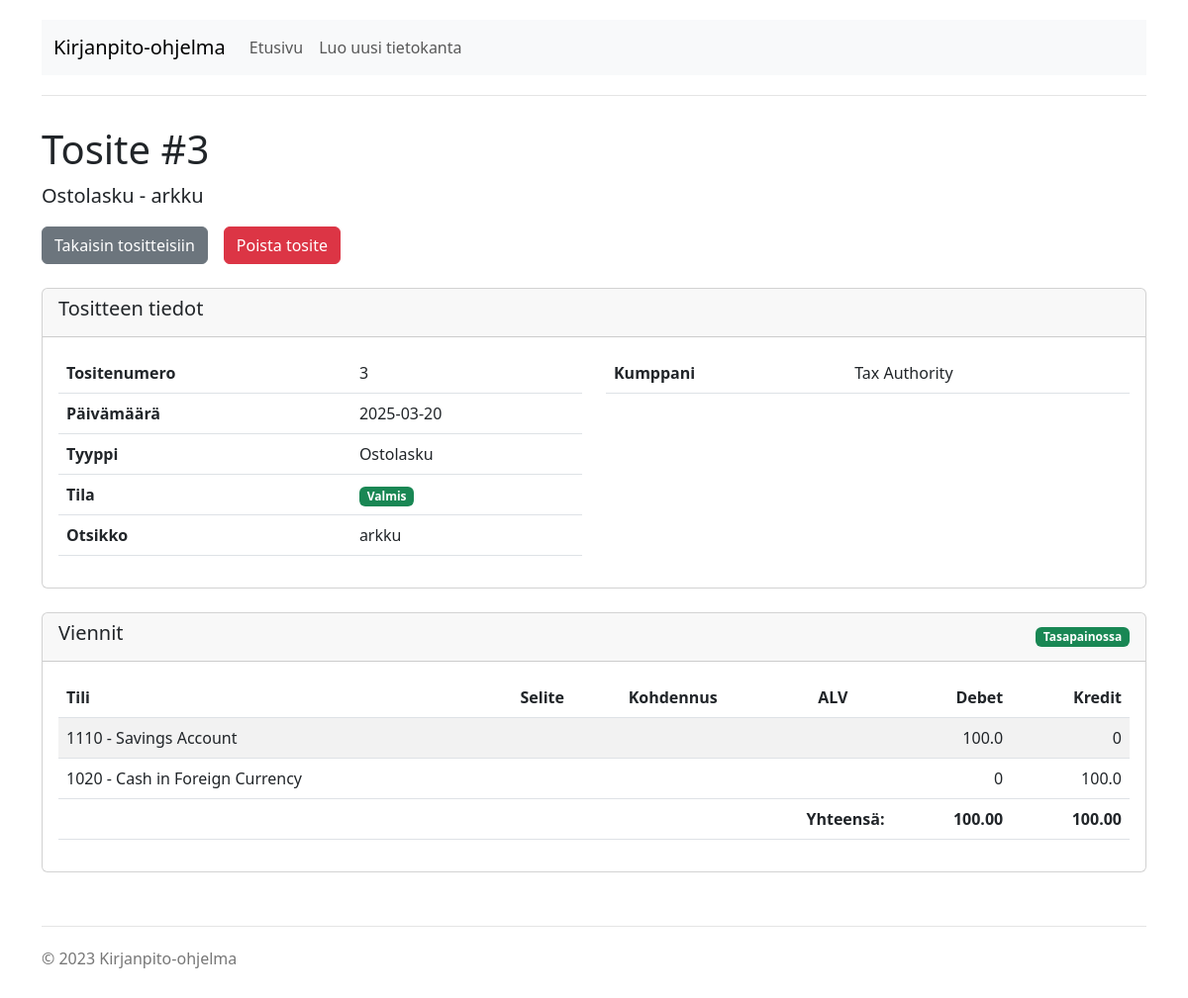
/db/markus_kivipuro_d68af4bb.db/vouchers/3, run on the app's committed database.
### tables this page shows
CREATE TABLE Tosite (
            id INTEGER PRIMARY KEY AUTOINCREMENT NOT NULL,
            pvm DATE,
            tyyppi INTEGER,
            tila INTEGER DEFAULT 100,
            tunniste INTEGER,
            sarja VARCHAR(10),
            otsikko TEXT,
            kumppani INTEGER REFERENCES Kumppani(id),
            laskupvm DATE,
            erapvm DATE,
            viite VARCHAR(64),
            json TEXT
        );

CREATE TABLE Kumppani (
            id INTEGER PRIMARY KEY AUTOINCREMENT NOT NULL,
            nimi VARCHAR(255),
            alvtunnus VARCHAR(20),
            json TEXT
        );

CREATE TABLE Vienti (
            id INTEGER PRIMARY KEY AUTOINCREMENT NOT NULL,
            rivi INTEGER NOT NULL,
            tosite INTEGER REFERENCES Tosite(id) ON DELETE CASCADE,
            tyyppi INTEGER DEFAULT 0,
            pvm DATE,
            tili INTEGER REFERENCES Tili(numero) ON DELETE RESTRICT,
            kohdennus INTEGER DEFAULT 0 REFERENCES Kohdennus(id) ON DELETE RESTRICT,
            selite TEXT,
            debetsnt BIGINT,
            kreditsnt BIGINT,
            eraid INTEGER,
            alvprosentti NUMERIC(5,2),
            alvkoodi INTEGER,
            kumppani INTEGER REFERENCES Kumppani(id),
            jaksoalkaa DATE,
            jaksoloppuu DATE,
            arkistotunnus VARCHAR(32),
            json TEXT,
            CHECK (debetsnt = 0 OR kreditsnt = 0)
        );

### tosite.py (the view, shortened to what this page needs)
@tosite_bp.route('/db/<filename>/vouchers/<int:voucher_id>')
def view_voucher(filename, voucher_id):
    db_path = os.path.join('databases', filename)
    if not os.path.exists(db_path):
        flash("Database file not found", "error")
        return redirect(url_for('index'))
    conn = get_db_connection(db_path)
    cursor = conn.cursor()
    cursor.execute("""
        SELECT id, pvm, tyyppi, tila, otsikko, kumppani, laskupvm, erapvm, viite, json
        FROM Tosite
        WHERE id = ?
    """, (voucher_id,))
    voucher = cursor.fetchone()
    if not voucher:
        conn.close()
        flash("Voucher not found", "error")
        return redirect(url_for('tosite.list_vouchers', filename=filename))
    json_data = {}
    if voucher['json']:
        try:
            json_data = json.loads(voucher['json'])
        except:
            pass
    partner = None
    if voucher['kumppani']:
        cursor.execute("SELECT id, nimi FROM Kumppani WHERE id = ?", (voucher['kumppani'],))
        partner = cursor.fetchone()
    cursor.execute("""
        SELECT id, rivi, tili, kohdennus, selite, debetsnt, kreditsnt, alvprosentti, alvkoodi
        FROM Vienti
        WHERE tosite = ?
        ORDER BY rivi
    """, (voucher_id,))
    transactions = []
    total_debit = 0
    total_credit = 0
    for row in cursor.fetchall():
        debit_amount = row['debetsnt'] / 100 if row['debetsnt'] else 0
        credit_amount = row['kreditsnt'] / 100 if row['kreditsnt'] else 0
        total_debit += debit_amount
        total_credit += credit_amount
        account_name = ""
        cursor.execute("SELECT json FROM Tili WHERE numero = ?", (row['tili'],))
        account_result = cursor.fetchone()
        if account_result and account_result['json']:
            try:
                account_data = json.loads(account_result['json'])
                account_name = account_data.get('nimi', '')
            except:
                pass
        allocation_name = ""
        transactions.append({
            'id': row['id'],
            'rivi': row['rivi'],
            'tili': row['tili'],
            'tili_nimi': account_name,
            'kohdennus': row['kohdennus'],
            'kohdennus_nimi': allocation_name,
            'selite': row['selite'],
            'debit': debit_amount,
            'credit': credit_amount,
            'alv_percent': row['alvprosentti'],
            'alv_code': row['alvkoodi']
        })
    cursor.execute("""
        SELECT id, nimi, roolinimi, tyyppi
        FROM Liite
        WHERE tosite = ?
        ORDER BY roolinimi
    """, (voucher_id,))
    attachments = []
    for row in cursor.fetchall():
        attachments.append({
            'id': row['id'],
            'nimi': row['nimi'],
            'roolinimi': row['roolinimi'],
            'tyyppi': row['tyyppi']
        })
    is_balanced = abs(total_debit - total_credit) < 0.01
    conn.close()
    return render_template('vouchers/view.html',
                          filename=filename,
                          voucher=voucher,
                          json_data=json_data,
                          partner=partner,
                          transactions=transactions,
                          voucher_type=VOUCHER_TYPES.get(voucher['tyyppi'], "Muu"),
                          status=VOUCHER_STATUSES.get(voucher['tila'], "Tuntematon"),
                          total_debit=f"{total_debit:.2f}",
                          total_credit=f"{total_credit:.2f}",
                          is_balanced=is_balanced,
                          attachments=attachments)

### tosite.py (called while the page is built)
def get_db_connection(db_path):
    conn = sqlite3.connect(db_path)
    conn.row_factory = sqlite3.Row  # Allows accessing columns by name
    return conn

### templates/vouchers/view.html (shortened to what this page needs)
{% extends "layout.html" %}
{% block content %}
<div class="row">
    <div class="col-md-12">
        <h1>Tosite #{{ voucher.id }}</h1>
        <p class="lead">{{ voucher_type }} - {{ voucher.otsikko }}</p>
        <div class="d-grid gap-2 d-md-flex justify-content-md-start mb-4">
            <a href="{{ url_for('tosite.list_vouchers', filename=filename) }}" class="btn btn-secondary me-md-2">Takaisin tositteisiin</a>
            <form action="{{ url_for('tosite.delete_voucher', filename=filename, voucher_id=voucher.id) }}" method="post" onsubmit="return confirm('Oletko varma, että haluat poistaa tämän tositteen?');" class="d-inline">
                <button type="submit" class="btn btn-danger">Poista tosite</button>
            </form>
        </div>
        <div class="card mb-4">
            <div class="card-header">
                <h5>Tositteen tiedot</h5>
            </div>
            <div class="card-body">
                <div class="row">
                    <div class="col-md-6">
                        <table class="table">
                            <tbody>
                                <tr>
                                    <th>Tositenumero</th>
                                    <td>{{ voucher.id }}</td>
                                </tr>
                                <tr>
                                    <th>Päivämäärä</th>
                                    <td>{{ voucher.pvm }}</td>
                                </tr>
                                <tr>
                                    <th>Tyyppi</th>
                                    <td>{{ voucher_type }}</td>
                                </tr>
                                <tr>
                                    <th>Tila</th>
                                    <td>
                                        <span class="badge bg-{{ 'warning' if status == 'Luonnos' else 'success' if status == 'Valmis' else 'primary' if status == 'Kirjattu' else 'secondary' if status == 'Arkistoitu' else 'info' }}">
                                            {{ status }}
                                        </span>
                                    </td>
                                </tr>
                                <tr>
                                    <th>Otsikko</th>
                                    <td>{{ voucher.otsikko }}</td>
                                </tr>
                            </tbody>
                        </table>
                    </div>
                    <div class="col-md-6">
                        <table class="table">
                            <tbody>
                                {% if partner %}
                                <tr>
                                    <th>Kumppani</th>
                                    <td>{{ partner.nimi }}</td>
                                </tr>
                                {% endif %}
                            </tbody>
                        </table>
                    </div>
                </div>
            </div>
        </div>
        <div class="card mb-4">
            <div class="card-header d-flex justify-content-between align-items-center">
                <h5>Viennit</h5>
                <span class="badge {{ 'bg-success' if is_balanced else 'bg-danger' }}">
                    {{ 'Tasapainossa' if is_balanced else 'Ei tasapainossa' }}
                </span>
            </div>
            <div class="card-body">
                <div class="table-responsive">
                    <table class="table table-striped">
                        <thead>
                            <tr>
                                <th>Tili</th>
                                <th>Selite</th>
                                <th>Kohdennus</th>
                                <th>ALV</th>
                                <th class="text-end">Debet</th>
                                <th class="text-end">Kredit</th>
                            </tr>
                        </thead>
                        <tbody>
                            {% for transaction in transactions %}
                                <tr>
                                    <td>{{ transaction.tili }} - {{ transaction.tili_nimi }}</td>
                                    <td>{{ transaction.selite }}</td>
                                    <td>{{ transaction.kohdennus_nimi }}</td>
                                    <td>
                                    </td>
                                    <td class="text-end">{{ transaction.debit }}</td>
                                    <td class="text-end">{{ transaction.credit }}</td>
                                </tr>
                            {% endfor %}
                        </tbody>
                        <tfoot>
                            <tr class="fw-bold">
                                <td colspan="4" class="text-end">Yhteensä:</td>
                                <td class="text-end">{{ total_debit }}</td>
                                <td class="text-end">{{ total_credit }}</td>
                            </tr>
                        </tfoot>
                    </table>
                </div>
            </div>
        </div>
    </div>
</div>
{% endblock %}

### templates/layout.html (style rules this page uses)
body { padding-top: 20px; padding-bottom: 20px; }

### data on the page
Tosite: id "3", otsikko "arkku", pvm "2025-03-20"
Kumppani: nimi "Tax Authority"

### other printed values
{{ voucher_type }} "Ostolasku"
{{ status }} "Valmis"
{{ 'Tasapainossa' if is_balanced else 'Ei tasapainossa' }} "Tasapainossa"
{{ total_debit }} "100.00"
{{ total_credit }} "100.00"
